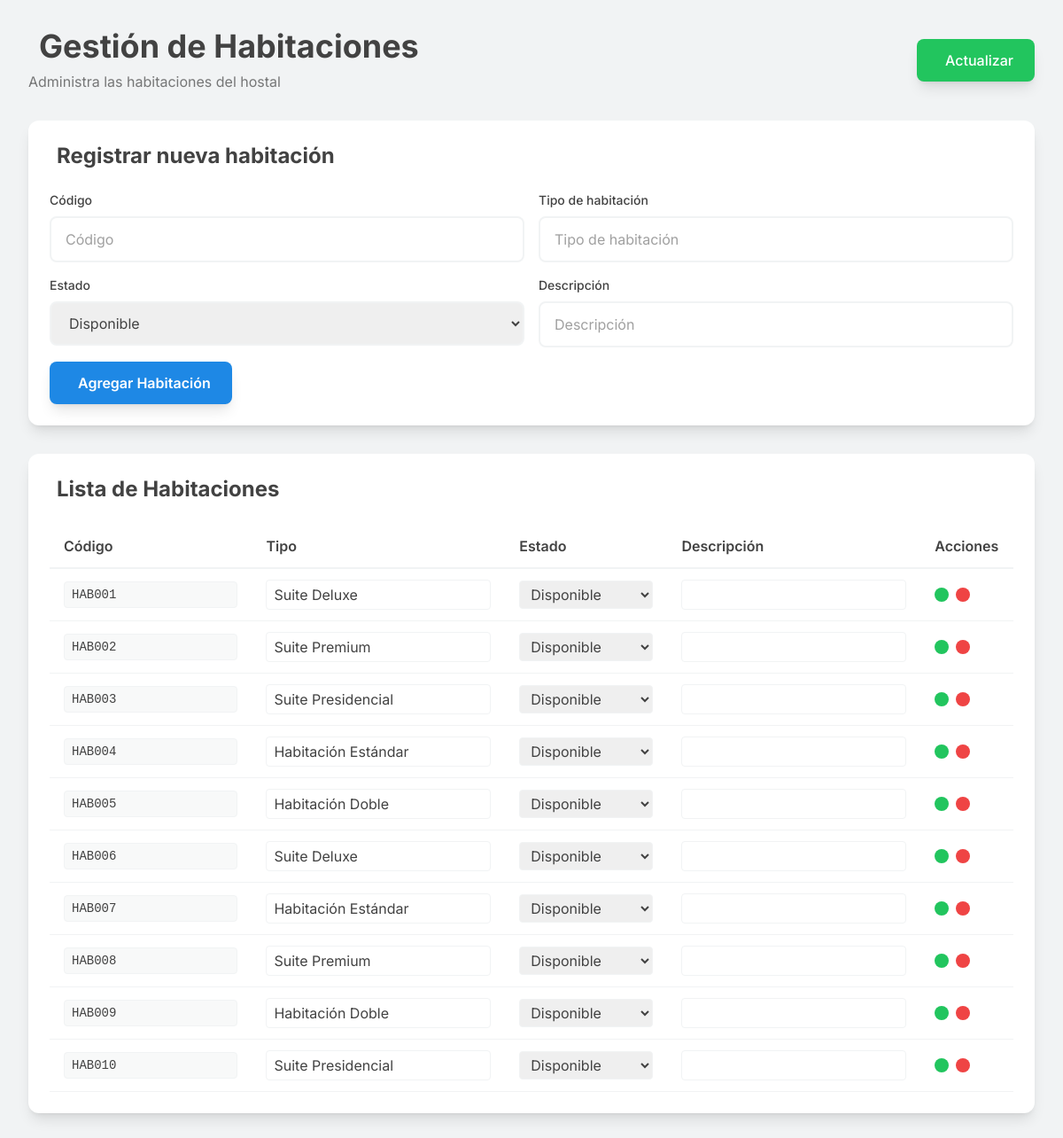
Screenshot of /habitacion/habitaciones.php (signed in) with the database file from the repository.
### tables this page shows
CREATE TABLE IF NOT EXISTS Habitaciones(
    codigo VARCHAR(20) PRIMARY KEY,
    tipo VARCHAR(50) NOT NULL,
    estado VARCHAR(20) NOT NULL DEFAULT 'Disponible',
    descripcion VARCHAR(200)
);

### habitacion/habitaciones.php (the view, shortened to what this page needs)
<?php
include("../conexion.php");
$result = $conn->query("SELECT * FROM Habitaciones ORDER BY codigo ASC");
include("../includes/head.php");
?>
<div class="max-w-7xl mx-auto px-4 sm:px-6 lg:px-8 py-8 animate-fade-in">
    <div class="mb-8 flex justify-between items-center animate-slide-down">
        <div>
            <h1 class="text-4xl font-bold text-gray-dark mb-2 flex items-center space-x-3">
                <span>Gestión de Habitaciones</span>
            </h1>
            <p class="text-gray-dark/70">Administra las habitaciones del hostal</p>
        </div>
        <button onclick="location.reload()"
            class="flex items-center space-x-2 bg-green-500 hover:bg-green-600 text-white px-6 py-3 rounded-lg transition-all duration-300 transform hover:scale-105 shadow-lg hover:shadow-xl group">
            <span class="font-medium">Actualizar</span>
        </button>
    </div>
    <div class="bg-white rounded-xl shadow-lg p-6 mb-8 animate-scale-in">
        <h2 class="text-2xl font-bold text-gray-dark mb-6 flex items-center space-x-2">
            <span>Registrar nueva habitación</span>
        </h2>
        <form action="habitacion_crud.php" method="POST" class="space-y-4">
            <div class="grid grid-cols-1 md:grid-cols-2 gap-4">
                <div>
                    <label class="block text-sm font-medium text-gray-dark mb-2">
                        <i class="ph ph-hash text-primary"></i> Código
                    </label>
                    <input type="text" name="codigo" placeholder="Código" required
                        class="w-full px-4 py-3 border-2 border-gray-light rounded-lg focus:border-primary focus:ring-2 focus:ring-primary/20 outline-none transition-all duration-300 text-gray-dark placeholder-gray-dark/50">
                </div>
                <div>
                    <label class="block text-sm font-medium text-gray-dark mb-2">
                        <i class="ph ph-buildings text-primary"></i> Tipo de habitación
                    </label>
                    <input type="text" name="tipo" placeholder="Tipo de habitación" required
                        class="w-full px-4 py-3 border-2 border-gray-light rounded-lg focus:border-primary focus:ring-2 focus:ring-primary/20 outline-none transition-all duration-300 text-gray-dark placeholder-gray-dark/50">
                </div>
            </div>
            <div class="grid grid-cols-1 md:grid-cols-2 gap-4">
                <div>
                    <label class="block text-sm font-medium text-gray-dark mb-2">
                        <i class="ph ph-circle-dashed text-primary"></i> Estado
                    </label>
                    <select name="estado" required
                        class="w-full px-4 py-3 border-2 border-gray-light rounded-lg focus:border-primary focus:ring-2 focus:ring-primary/20 outline-none transition-all duration-300 text-gray-dark">
                        <option value="Disponible">Disponible</option>
                    </select>
                </div>
                <div>
                    <label class="block text-sm font-medium text-gray-dark mb-2">
                        <i class="ph ph-text-aa text-primary"></i> Descripción
                    </label>
                    <input type="text" name="descripcion" placeholder="Descripción"
                        class="w-full px-4 py-3 border-2 border-gray-light rounded-lg focus:border-primary focus:ring-2 focus:ring-primary/20 outline-none transition-all duration-300 text-gray-dark placeholder-gray-dark/50">
                </div>
            </div>
            <button type="submit" name="crear"
                class="w-full md:w-auto flex items-center justify-center space-x-2 bg-primary hover:bg-primary-dark text-white font-semibold py-3 px-6 rounded-lg transition-all duration-300 transform hover:scale-105 shadow-lg hover:shadow-xl group">
                <span>Agregar Habitación</span>
            </button>
        </form>
    </div>
    <div class="bg-white rounded-xl shadow-lg p-6 animate-slide-up">
        <h2 class="text-2xl font-bold text-gray-dark mb-6 flex items-center space-x-2">
            <span>Lista de Habitaciones</span>
        </h2>
        <div class="overflow-x-auto">
            <table class="w-full">
                <thead>
                    <tr class="border-b-2 border-gray-light">
                        <th class="text-left py-3 px-4 text-gray-dark font-semibold">Código</th>
                        <th class="text-left py-3 px-4 text-gray-dark font-semibold">Tipo</th>
                        <th class="text-left py-3 px-4 text-gray-dark font-semibold">Estado</th>
                        <th class="text-left py-3 px-4 text-gray-dark font-semibold">Descripción</th>
                        <th class="text-left py-3 px-4 text-gray-dark font-semibold">Acciones</th>
                    </tr>
                </thead>
                <tbody>
                    <?php
                    $result->data_seek(0);
                    while ($row = $result->fetch_assoc()):
                    ?>
                    <tr class="border-b border-gray-light hover:bg-gray-light/50 transition-colors duration-200">
                        <form action="habitacion_crud.php" method="POST" class="contents">
                            <td class="py-3 px-4">
                                <input type="text" name="codigo" value="<?= htmlspecialchars($row['codigo']) ?>" readonly
                                    class="w-full px-2 py-1 border border-gray-light rounded text-gray-dark bg-gray-light/50 font-mono text-sm">
                            </td>
                            <td class="py-3 px-4">
                                <input type="text" name="tipo" value="<?= htmlspecialchars($row['tipo']) ?>"
                                    class="w-full px-2 py-1 border border-gray-light rounded focus:border-primary focus:ring-1 focus:ring-primary/20 outline-none text-gray-dark">
                            </td>
                            <td class="py-3 px-4">
                                <select name="estado"
                                    class="w-full px-2 py-1 border border-gray-light rounded focus:border-primary focus:ring-1 focus:ring-primary/20 outline-none text-gray-dark">
                                    <option value="Disponible" <?= $row['estado'] == 'Disponible' ? 'selected' : '' ?>>Disponible</option>
                                </select>
                            </td>
                            <td class="py-3 px-4">
                                <input type="text" name="descripcion" value="<?= htmlspecialchars($row['descripcion'] ?? '') ?>"
                                    class="w-full px-2 py-1 border border-gray-light rounded focus:border-primary focus:ring-1 focus:ring-primary/20 outline-none text-gray-dark">
                            </td>
                            <td class="py-3 px-4">
                                <div class="flex items-center space-x-2">
                                    <button type="submit" name="actualizar"
                                        class="bg-green-500 hover:bg-green-600 text-white p-2 rounded-lg transition-all duration-300 transform hover:scale-110 group"
                                        title="Actualizar">
                                    </button>
                                    <a href="habitacion_crud.php?eliminar=<?= htmlspecialchars($row['codigo']) ?>"
                                        onclick="return confirm('¿Estás seguro de eliminar esta habitación?')"
                                        class="bg-red-500 hover:bg-red-600 text-white p-2 rounded-lg transition-all duration-300 transform hover:scale-110 group"
                                        title="Eliminar">
                                    </a>
                                </div>
                            </td>
                        </form>
                    </tr>
                    <?php endwhile; ?>
                </tbody>
            </table>
        </div>
    </div>
</div>
</body>
</html>

### includes/head.php (shortened to what this page needs)
<!DOCTYPE html>
<html lang="es">
<head>
    <script src="https://cdn.tailwindcss.com"></script>
</head>
<body class="bg-gray-light min-h-screen">

### includes/head.php (style rules this page uses)
body { font-family: 'Inter', sans-serif; }

### rows the page displays
habitaciones: codigo "HAB001", tipo "Suite Deluxe", estado "Disponible"
habitaciones: codigo "HAB002", tipo "Suite Premium", estado "Disponible"
habitaciones: codigo "HAB003", tipo "Suite Presidencial", estado "Disponible"
habitaciones: codigo "HAB004", tipo "Habitación Estándar", estado "Disponible"
habitaciones: codigo "HAB005", tipo "Habitación Doble", estado "Disponible"
habitaciones: codigo "HAB006", tipo "Suite Deluxe", estado "Disponible"
habitaciones: codigo "HAB007", tipo "Habitación Estándar", estado "Disponible"
habitaciones: codigo "HAB008", tipo "Suite Premium", estado "Disponible"
habitaciones: codigo "HAB009", tipo "Habitación Doble", estado "Disponible"
habitaciones: codigo "HAB010", tipo "Suite Presidencial", estado "Disponible"
